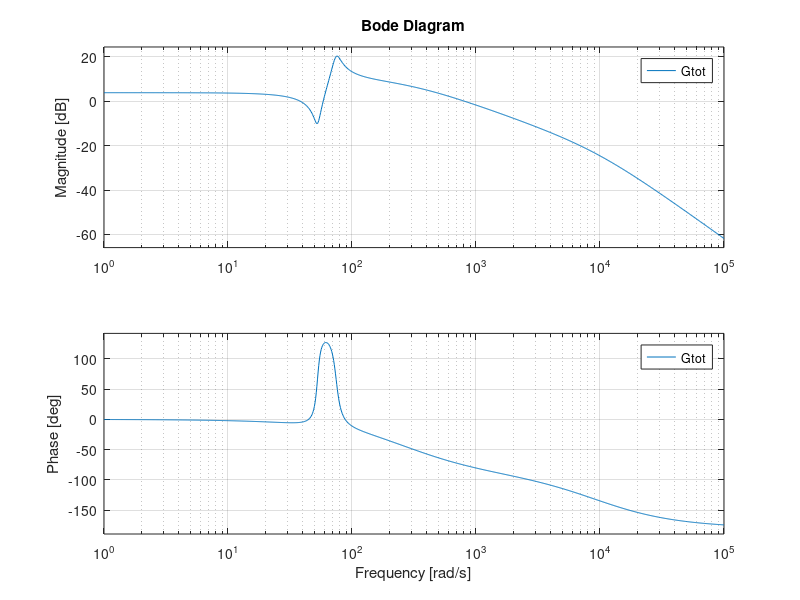
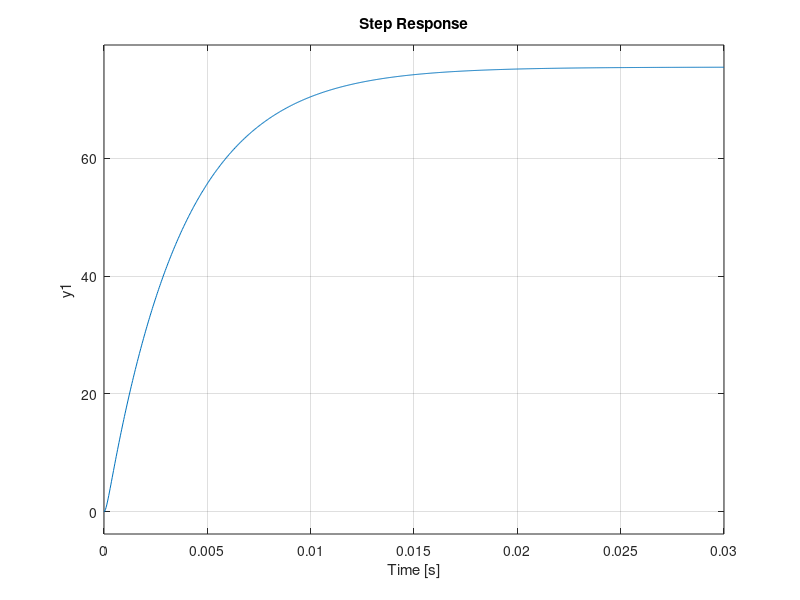
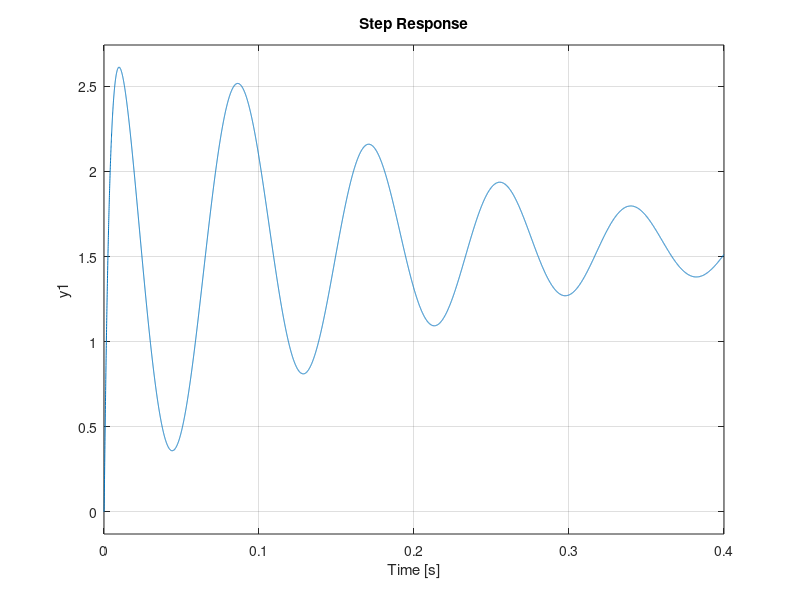
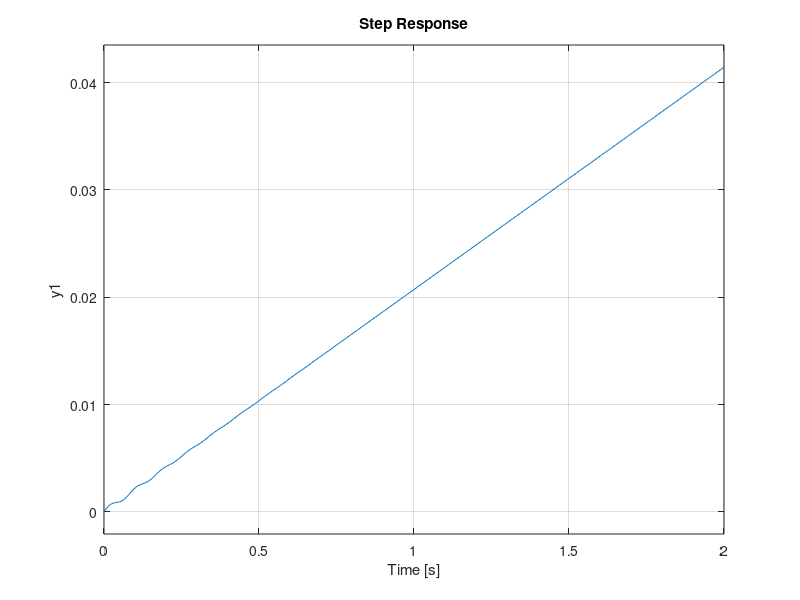

Write the MATLAB code that produced these figures, in order.
clear all, close all;
%% Define parameters
n = 5; %Gearbox ratio
J1 = 1.8e-5; %Load inertia 1
J2 = 1.8e-5; %Load inertia 2
Vmax = 24; %Supply voltage
Vmin = -24; %Supply voltage
Imax = 430e-3; %Maximum current
sim_V = Vmax;

% Motor parameters
R = 112; % Terminal resistance [Ohm]
L = 11.4e-3;    % Terminal inductance [H]
dm = 3.8e-6; %Viscous friction in brushes
kt = 69.7e-3;    % Torque constant [Nm/A]
J_m = 7.46e-7;  % Rotor inertia
kemf = 60/(2*pi*137);

% Motor model
A = [-R/L  -kt*n/L;
    kt/J_m    dm*n/J_m];
B = [sim_V/L;
    0];
C = [0 1];
D = [0];

[mnum, mden] = ss2tf(A, B, C, D);

Gm = tf(mnum, mden);

%% TASK 5

kf = 0.05; %[Nm/rad]
df = 0.0001; %[Nms/rad]

A = [zeros(2) eye(2);-[kf/J1 -kf/J1;-kf/J2 kf/J2] -[df/J1 -df/J1;-df/J2 df/J2]];
B = [0 0 J_m/J1 0]';
C = [0 0 1 0];



[num, den] = ss2tf(A, B, C, 0, 1);

Gs=tf(num, den);

s = tf('s');

Gs = minreal(Gs);

Gtot = tf(Gs * s * Gm)

%Gtot = minreal(Gtot);

figure(1)
bode(Gtot)
% figure(2)
% pzmap(Gtot)
figure(3)
step(Gm)
figure(4)
step(Gtot)
figure(5)
step(Gs)







